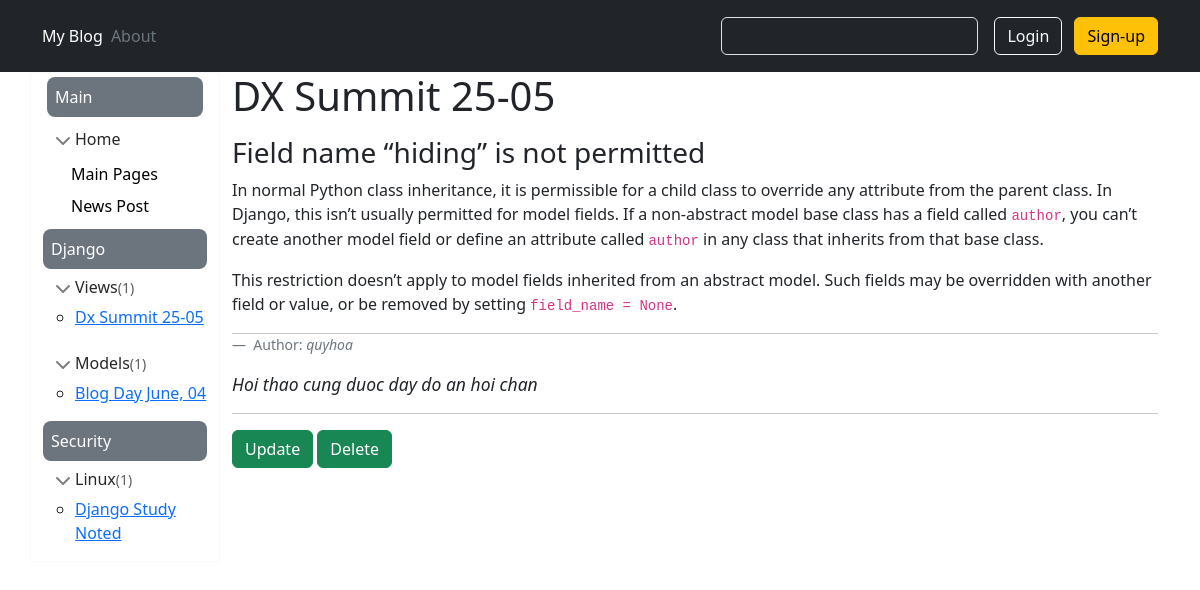
Before: /post/1 with the older database file.
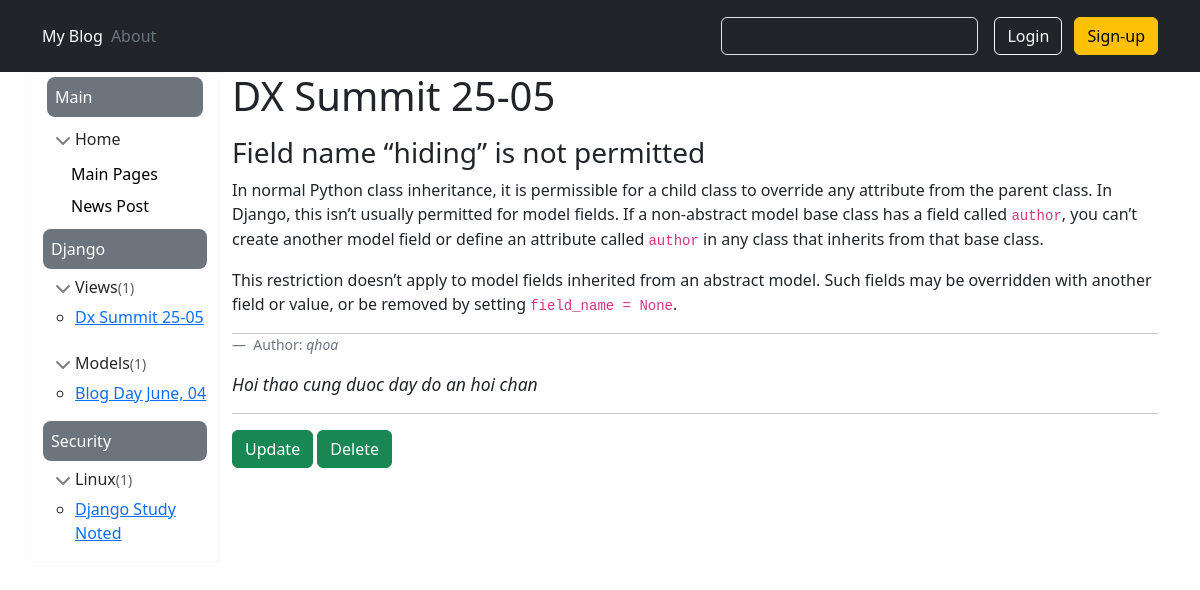
After: the same page with the newer database file.
### blog/models.py (models this page shows, shortened)
class Comment(models.Model):
    title = models.ForeignKey(Post, on_delete=models.CASCADE)
    author = models.ForeignKey(settings.AUTH_USER_MODEL, on_delete=models.CASCADE)
    comment = RichTextField()

class User(AbstractUser):
    age = models.IntegerField(null=True, blank=True)
    telephone = models.CharField(max_length=15, blank=True, null=True)
    birthday = models.DateField(null=True)
    avatar = models.ImageField(default='default.jpg', upload_to='profile/')

### blog/views.py (the view)
# urls.py: path('post/<int:id>',views.post_detail, name='post_detail'),
def post_detail(request, id):
    post = Post.objects.get(id=id)
    query = Comment.objects.filter(title_id=id)
    context = {
       'post': post,
       'query': query,
       'all_category': all_category,
       'all_subcategory': all_subcategory
    }
    return render(request, 'post_detail.html', context)

### blog/templates/post_detail.html (shortened to what this page needs)
{% extends 'master.html' %}
{% block content %}
    <div class="">
      <h1>{{ post.title }}</h1>
      <p class="">{{ post.body | safe}}</p>
      <hr>
      {% for x in query %}
      <figure>
        <blockquote class="blockquote-footer">
          Author: <cite title="Source Title">{{ x.author }}</cite>
        </blockquote>
        <figcaption class="blockquote">
          <small><em>{{ x.comment| safe }}</em></small>
        </figcaption>
      </figure>
      <hr>
      {% endfor %}
    </div>
    <a class="btn btn-success" role="button" href="{% url 'post_update' post.id %}">Update</a>
    <a class="btn btn-success" role="button" href="{% url 'post_delete' post.id %}">Delete</a>
{% endblock %}

Changed rows visible on the page:
changed through a linked row, Comment "Hoi thao cung duoc day do an hoi chan": author "quyhoa" → "qhoa"
